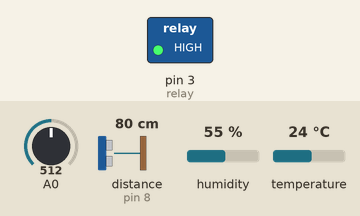
Simulated run of this sketch. Board: Arduino Uno, built with avr-gcc and run on an emulated ATmega328P. On the bench: switched loads named in the sketch (green lamp = pin HIGH). Wiring (inferred from the names in the program): ultrasonic range finder: trigger pin 9; echo pin 8. The test bench sets the inputs (shaded band); at power-on: A0 = 512, distance to the obstacle (sensor on pin 8) 80 cm, humidity 55 %, temperature 24 °C. The echo pulse lasts 58.3 µs per cm; pins used as bus, display or sensor lines are not drawn; what the sketch prints to the serial monitor is not drawn.

Above: at 0.1 s.
Timing chart, 0 to 1.6 s (numbered marks = the images above):
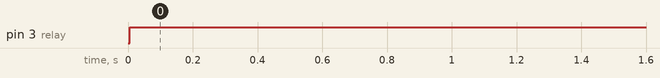

The sketch:

DIY_Project_Code_NRCompatible.ino
```cpp
#include "DHT.h"
#define DHTPIN 2     // Digital pin connected to the DHT sensor
#define DHTTYPE DHT11   // DHT 11

//DHT sensor
DHT dht(DHTPIN, DHTTYPE);

//Ultrasonic Sensor
int Trig = 9;
int Echo = 8;
int Duration;
float Distance;


//moisture sensor
int water_count = 0;

//relay
const int relay = 3;

void setup() {
  Serial.begin(9600);

  //relay
  pinMode(relay, OUTPUT);

  //DHT11
  dht.begin();

  //Ultrasonic Sensor
  pinMode(Trig, OUTPUT);
  pinMode(Echo, INPUT);
}

void loop() {

  //Check temperature, humidity, and soil humidity once every 5 seconds.
  checkWater();
  checkMoisture();
  checkDHT11();
  delay(5000);
}


//Ultrasonic Sensor
void checkWater(){
  //Check the water level in the bucket.
  digitalWrite(Trig,LOW);
  delayMicroseconds(2);
  digitalWrite(Trig,HIGH);
  delayMicroseconds(10);
  digitalWrite(Trig,LOW);
  Duration = pulseIn(Echo,HIGH);
  if (Duration > 0){
    Distance = Duration * 0.034 / 2; // Speed of sound wave divided by 2 (go and back)
    Serial.print(Distance);
    Serial.print(",");
  }
}

//moisture sensor
void checkMoisture()
{
  //Measure soil humidity
  int moisture = analogRead(A0);
  Serial.print(moisture);
  Serial.print(",");
  if(moisture > 600)
  {
    water_count++;
    if(water_count == 5)
    { //To wait for the water to go through the pot.
      digitalWrite(relay, HIGH);
      delay(2000);
      digitalWrite(relay, LOW);
      delay(4000);
      water_count = 0;
    }
  }
  if(moisture <= 600)
  {
    digitalWrite(relay, HIGH); //This should be low but strangely enough, when it was set to LOW then the relay was switching on and when its set to HIGH its switching off
    delay(500);
  }
}

//DHT11
void checkDHT11(){
  // Wait a few seconds between measurements.
  delay(2000);

  // Get data from DHT11 sensor
  float h = dht.readHumidity();   //%
  float t = dht.readTemperature();    //Celsius
  if (isnan(h) || isnan(t)) {
    Serial.println(F("Failed to read from DHT sensor!"));
    return;
  }

  float hic = dht.computeHeatIndex(t, h, false);    //false here, is used so that heat index is calculated in Celsius

  Serial.print(h);
  Serial.print(",");
  Serial.print(t);
  Serial.print(",");
  Serial.println(hic);
}
```

Measured:
- by itself, pin 3 (relay): LOW → HIGH at 0.01 s
